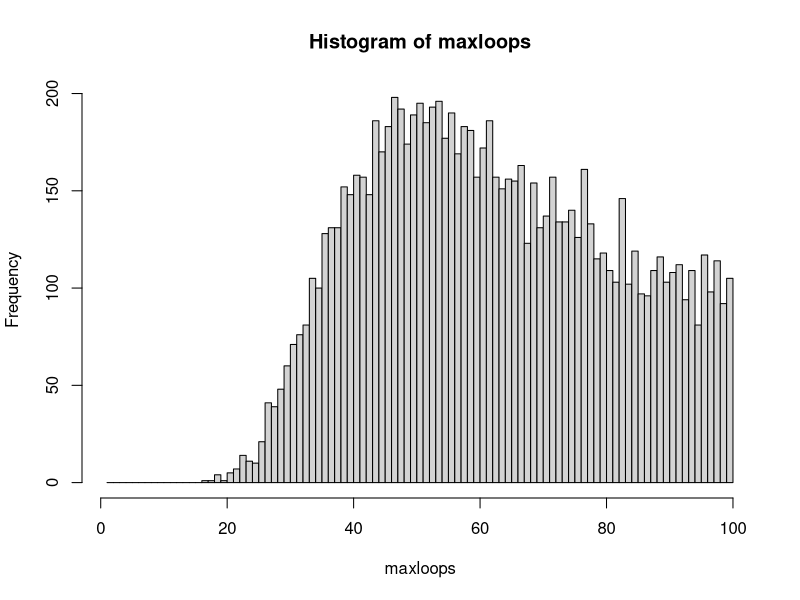
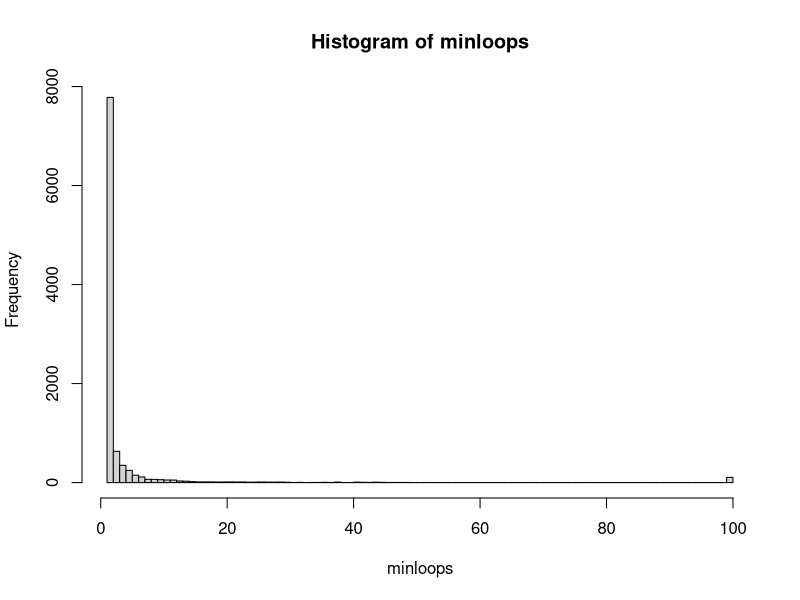
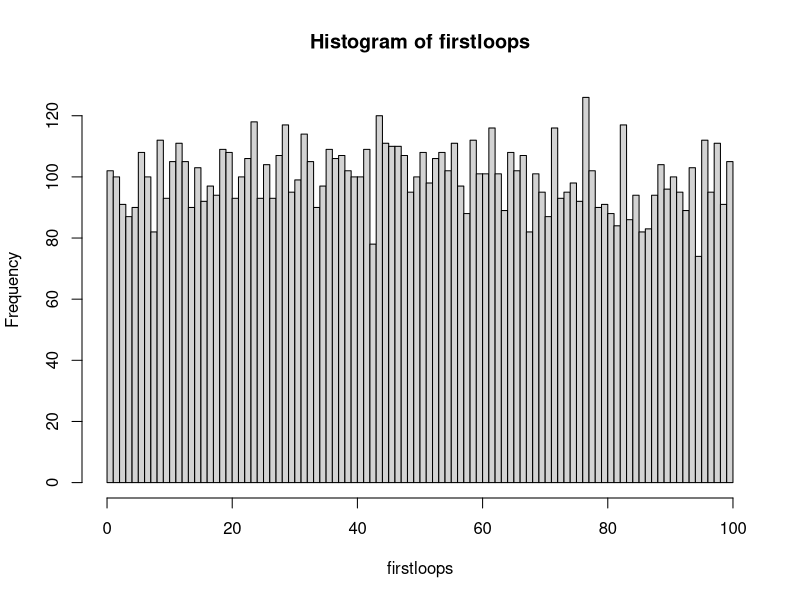

Here is the R script that generated these plots, in order:
#Whatch these two videos
#https://www.youtube.com/watch?v=eivGlBKlK6M
#https://www.youtube.com/watch?v=C5-I0bAuEUE

looper <- function(x = 100) {
  
  a             <- sample(1:x)
  count         <- 0
  loopcount     <- c()
  d             <- sample(1:x,1)
  elements      <- d
  loopelements  <- c(elements)
  totalelements <- c()
  c             <- TRUE
  e             <- TRUE
  elements      <- a[d]
  
  while(e == TRUE) {
    c <- TRUE
    while(c == TRUE) {
      loopelements <- c(loopelements,elements)
      count        <- count+1
      
      if( elements != d) {
        elements <- a[elements]
      } else {
        c <- FALSE
        }
      if(loopelements[1] == loopelements[length(loopelements)]) {
        loopelements <- loopelements[-length(loopelements)]
      }
    }
    loopcount     <- c(loopcount, count)
    count         <- 0
    totalelements <- c(totalelements, loopelements)
    
    if(length(setdiff(a,totalelements)) > 1) {
      elements <- sample(setdiff(a, totalelements), 1)
    } else {
      (elements <- setdiff(a, totalelements))
    }
    d            <- elements
    elements     <- a[d]
    loopelements <- c(d)
    if(length(setdiff(a,totalelements)) == 0 ) {
      e <- FALSE
    }
  }
  
  sum(loopcount)
  return(list(loop = loopcount,maxmin = c(max(loopcount),min(loopcount),loopcount[1])))
}


maxloops   <- rep(NA,10000)
minloops   <- rep(NA,10000)
firstloops <- rep(NA,10000)

for(i in 1:10000) {
  lop <- looper()
  maxloops[i]   <- lop$maxmin[1]
  minloops[i]   <- lop$maxmin[2]
  firstloops[i] <- lop$maxmin[3]
}

hist(maxloops,breaks = c(1:100))
hist(minloops,breaks = c(1:100))
hist(firstloops,breaks = c(0:100))

length(which(maxloops <= 50))/10000
length(which(firstloops <= 50))/10000
